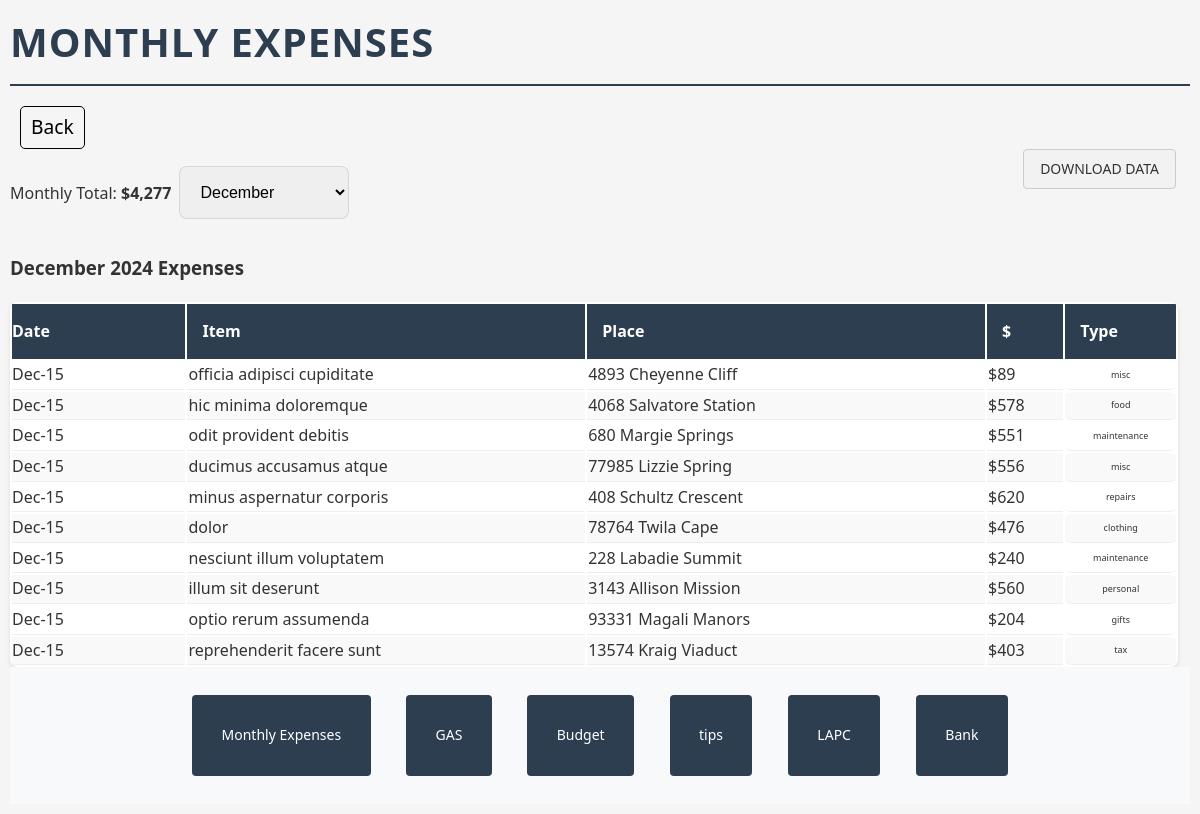
The page /monthly/index.php on the database as committed earlier.
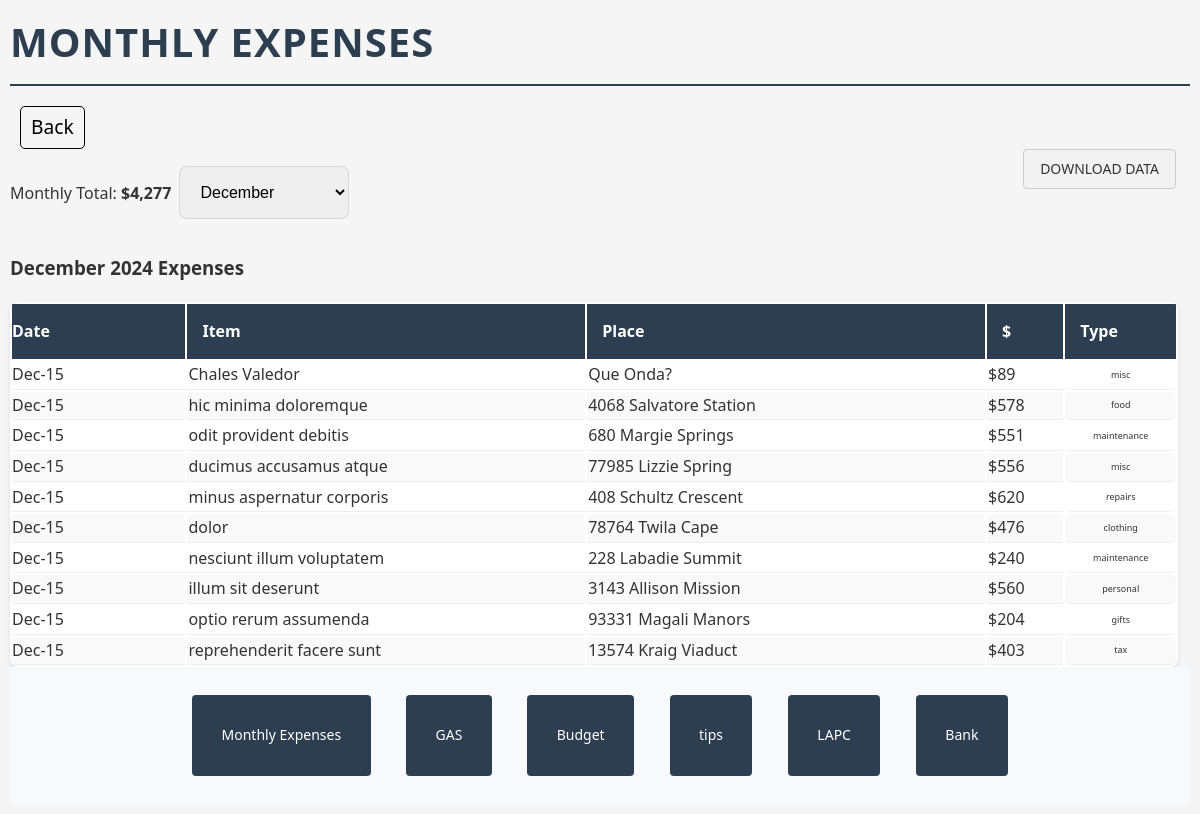
The same page on the database as committed later.
### tables this page shows
CREATE TABLE expenses (
            id INTEGER PRIMARY KEY AUTOINCREMENT,
            date TEXT NOT NULL,
            item TEXT NOT NULL,
            place TEXT NOT NULL,
            amount REAL NOT NULL,
            type TEXT NOT NULL,
            created_at DATETIME DEFAULT CURRENT_TIMESTAMP
        );

### monthly/index.php (the view, shortened to what this page needs)
<!DOCTYPE html>
<?php       include '../db_connect.php';  ?>
<html lang="en">
<head>
    <link rel="stylesheet" href="../style.css">
</head>
<body>
<h1 style="float: left; display: inline;">Monthly Expenses</h1>
    <a href="../" class="back-button">Back</a>
    <?php
    try {
        $db = new Database();
        $total = 0;
        $currentMonth = date('m');
        $selectedMonth = isset($_GET['month']) ? $_GET['month'] : $currentMonth;
        $currentYear = date('Y');
        $expenses = $db->getAllExpenses();
        $monthlyExpenses = array_filter($expenses, function($expense) use ($selectedMonth, $currentYear) {
            return date('m', strtotime($expense['date'])) == $selectedMonth &&
                   date('Y', strtotime($expense['date'])) == $currentYear;
        });
        foreach ($monthlyExpenses as $expense) {
            $total += $expense['amount'];
        }
        $months = [
            '01' => 'January', '02' => 'February', '03' => 'March',
            '04' => 'April', '05' => 'May', '06' => 'June',
            '07' => 'July', '08' => 'August', '09' => 'September',
            '10' => 'October', '11' => 'November', '12' => 'December'
        ];
        echo "<div style='margin-bottom: 15px;'>Monthly Total: <strong>$" . number_format($total) . "</strong>
        <select id='monthSelect' style=\"display:inline-block; width: 170px; margin-left:4px;\" name=\"month\">";
        foreach ($months as $num => $name) {
            $selected = ($num == $selectedMonth) ? 'selected' : '';
            echo "<option value='$num' $selected>$name</option>";
        }
        echo "</select><a href=\"download_data.php\" class=\"download-data\">DOWNLOAD DATA</a></div>";
        echo "<h3>" . $months[$selectedMonth] . " " . $currentYear . " Expenses</h3>";
        echo '<table class="sortable">';
        echo '<thead>';
        echo '<tr>';
        echo '<th>Date</th>';
        echo '<th>Item</th>';
        echo '<th>Place</th>';
        echo '<th>$</th>';
        echo '<th>Type</th>';
        echo '</tr>';
        echo '</thead>';
        echo '<tbody>';
        foreach ($monthlyExpenses as $expense) {
            echo '<tr>';
            echo '<td>' . date('M-j', strtotime($expense['date'])) . '</td>';
            echo '<td>' . htmlspecialchars($expense['item']) . '</td>';
            echo '<td>' . htmlspecialchars($expense['place']) . '</td>';
            echo '<td>$' . number_format($expense['amount']) . '</td>';
            echo '<td>' . htmlspecialchars($expense['type']) . '</td>';
            echo '</tr>';
        }
        echo '</tbody>';
        echo '</table>';
    } catch (Exception $e) {
        echo "<p style='color: red;'>Error: " . $e->getMessage() . "</p>";
    }
    ?>
</body>
</html>

Rows that differ between the two databases and show on the page:
changed expenses: item "officia adipisci cupiditate" → "Chales Valedor"; place "4893 Cheyenne Cliff" → "Que Onda?"
